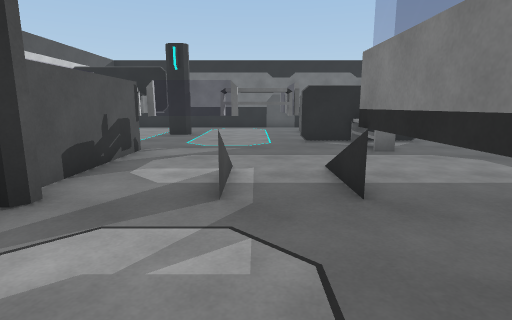
[1] (above)

16 first-person views from a walk through a scene from a Unity 3-D project. The camera is 1.3 m above the floor, tilts 10° down and sees 80° across. The floor is counted in squares, 1 m on a side. Each view is taken from the middle of a square. On the plan, view 1 faces up. The plan holds only what a view shows up to about 14 squares ahead; the rest is blank. The place goes on beyond the plan. The player character is not drawn.

[2]
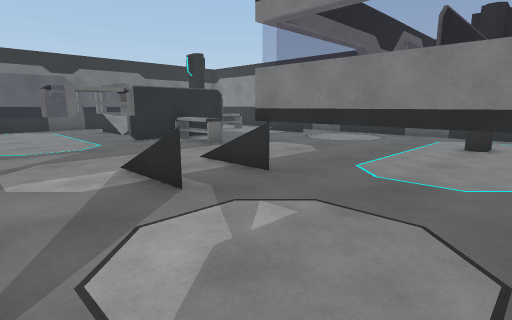

[3]
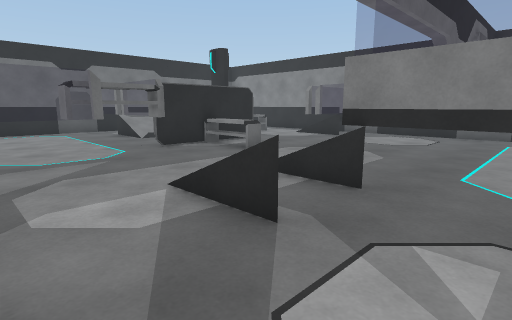

[4]
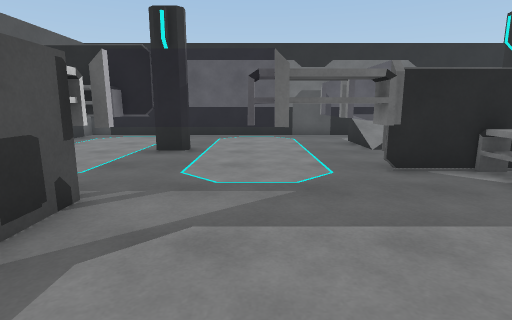

[5]
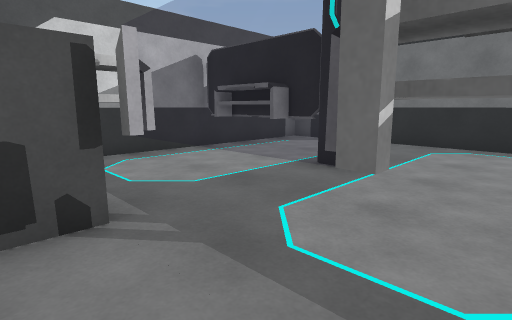

[6]
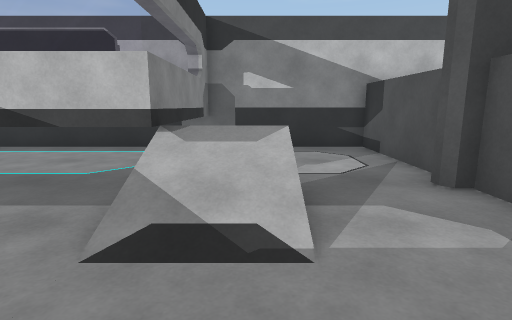

[7]
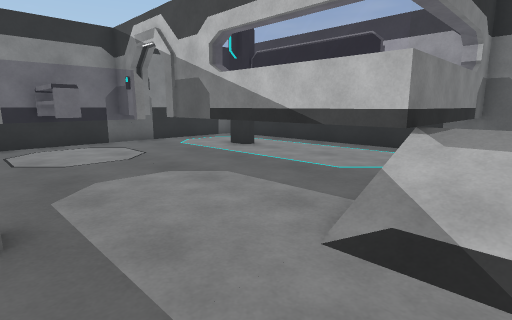

[8]
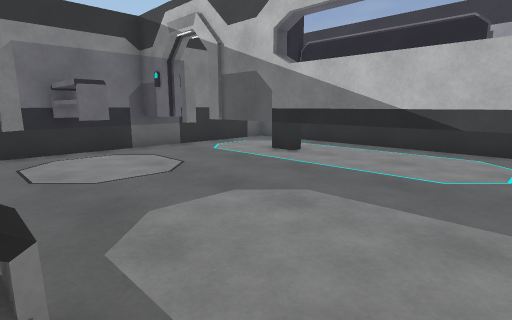

[9]
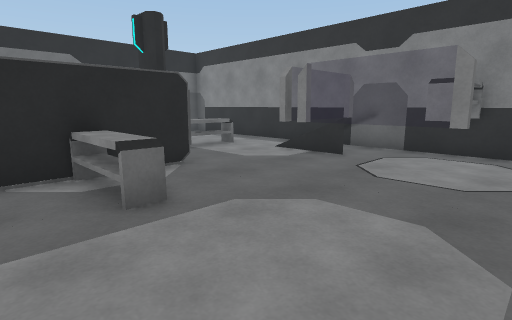

[10]
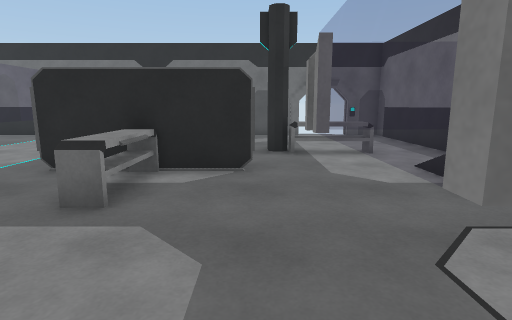

[11]
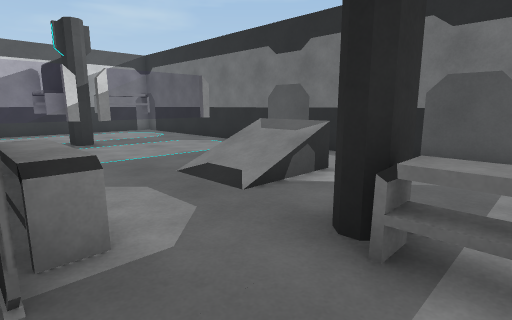

[12]
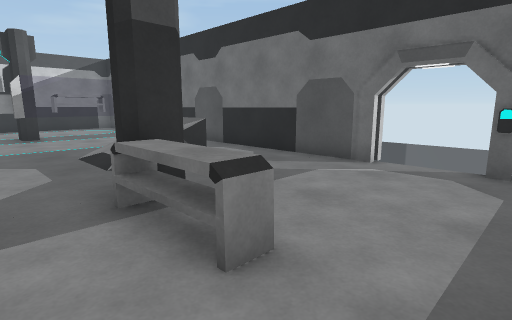

[13]
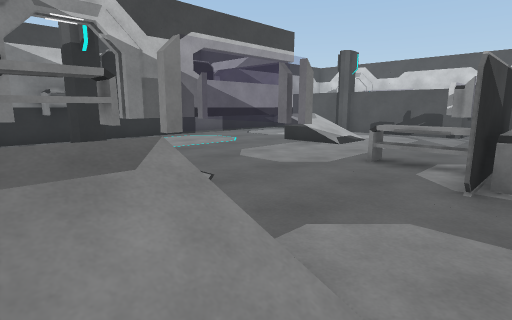

[14]
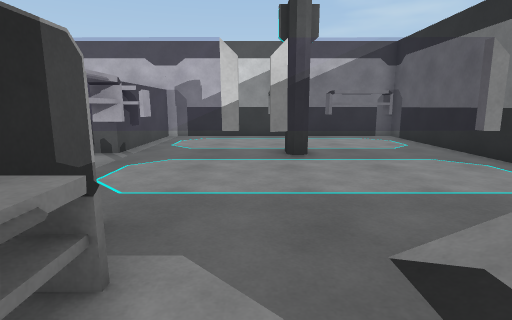

[15]
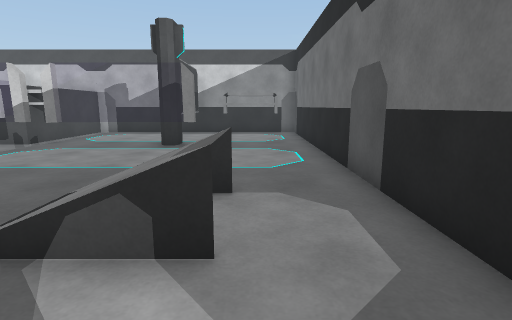

[16]
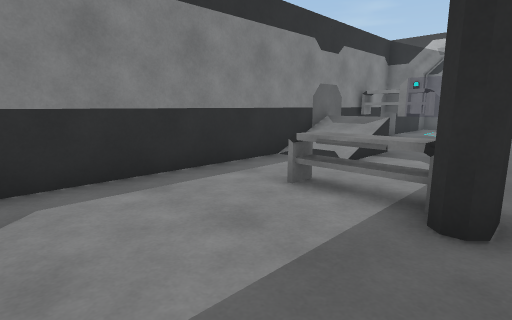

### Floor plan
Key: @ floor where view 1 was taken; # wall or solid block; x gap in a wall; . floor; / step, stairs or slope; = window, fence, low wall or low ledge; v drop or lower ground; T thing the floor can be seen under or through; O other object.
Columns run from 9 left of view 1 to 12 right of it. Each row starts with its distance up from view 1.
 19  ################xvx##
 18 #.OO.................#
 17 #.OO........==.......#
 16 #.OO......=.//.......#
 15 #.........=.//.......#
 14 #TTTTTO...=.....OOO..#
 13 #.........x..........#
 12 #.........=.OOO......#
 11 #.........=####....//#
 10 #....O..OOO..O.....//#
  9 ######===....O..===v/#
  8      #..........=... #
  7      #..........=.OOO#
  6      #...//.....#...##
  5      #...//........###
  4      ##..//TTTTTT..###
  3      #.....T.........#
  2      #.....T    #O ..#
  1      #.....T       ..#
  0      #...@.T...OOOO.##
 -1      ################v

Where each view was taken, in squares from view 1:
view 1: 0 up, 0 right, facing up
view 2: 0 up, 3 left, facing up-right
view 3: 2 up, 3 left, facing up-right
view 4: 5 up, 1 left, facing up
view 5: 8 up, 0 right, facing up-left
view 6: 9 up, 0 right, facing down
view 7: 9 up, 0 right, facing down-right
view 8: 9 up, 2 right, facing down-right
view 9: 5 up, 2 right, facing up-right
view 10: 5 up, 6 right, facing up
view 11: 11 up, 8 right, facing up-left
view 12: 12 up, 11 right, facing up-left
view 13: 12 up, 11 right, facing down-left
view 14: 13 up, 5 right, facing left
view 15: 17 up, 7 right, facing left
view 16: 18 up, 6 right, facing down-right
